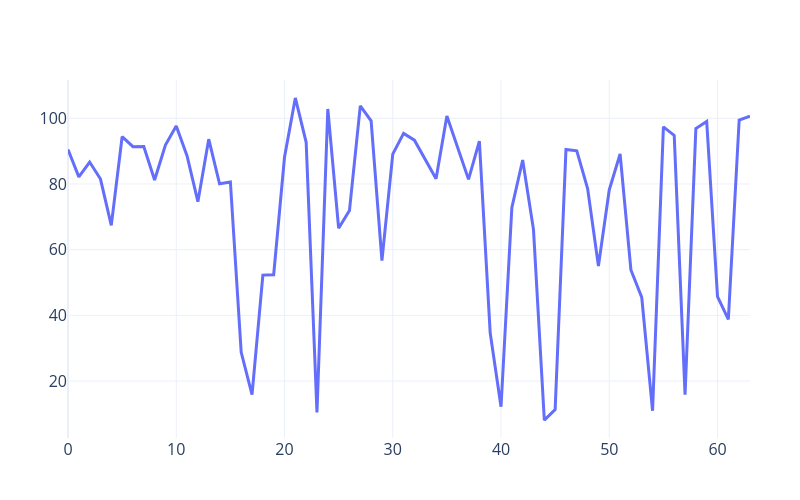

Notebook cell for this chart:
### Code cell
line(np.linalg.norm((x_i@W_K.T).detach().cpu().numpy(), axis=0))

### Figure 1 — Plotly figure (JSON) as saved in the notebook; plotly's stock layout.template omitted (floating-point values rounded to 4 significant figures)
{"data": [{"hovertemplate": "variable=0<br>index=%{x}<br>value=%{y}<extra></extra>", "legendgroup": "0", "line": {"color": "#636efa", "dash": "solid", "width": 3}, "marker": {"size": 8, "symbol": "circle"}, "mode": "lines", "name": "0", "orientation": "v", "showlegend": false, "type": "scatter", "x": [0, 1, 2, 3, 4, 5, 6, 7, 8, 9, 10, 11, 12, 13, 14, 15, 16, 17, 18, 19, 20, 21, 22, 23, 24, 25, 26, 27, 28, 29, 30, 31, 32, 33, 34, 35, 36, 37, 38, 39, 40, 41, 42, 43, 44, 45, 46, 47, 48, 49, 50, 51, 52, 53, 54, 55, 56, 57, 58, 59, 60, 61, 62, 63], "xaxis": "x", "y": [90.51, 82.17, 86.68, 81.5, 67.39, 94.39, 91.36, 91.39, 81.2, 91.87, 97.65, 88.54, 74.6, 93.63, 80.07, 80.6, 28.75, 15.87, 52.25, 52.36, 88.12, 106.2, 92.68, 10.41, 102.9, 66.54, 71.91, 103.8, 99.23, 56.65, 89.08, 95.39, 93.34, 87.5, 81.58, 100.7, 90.69, 81.4, 93.03, 34.66, 12.16, 72.77, 87.29, 66.1, 8.093, 11.3, 90.5, 90.11, 78.63, 55.0, 78.23, 89.14, 53.82, 45.48, 10.93, 97.38, 94.8, 15.82, 96.9, 99.04, 45.67, 38.77, 99.48, 100.6], "yaxis": "y"}], "layout": {"height": 500, "legend": {"font": {"size": 16}, "title": {"text": ""}, "tracegroupgap": 0}, "margin": {"b": 50, "l": 50, "r": 50, "t": 80}, "showlegend": false, "title": {"font": {"family": "Serif", "size": 24}, "text": ""}, "width": 800, "xaxis": {"anchor": "y", "domain": [0, 1], "tickfont": {"size": 16}, "title": {"font": {"size": 18}, "text": ""}}, "yaxis": {"anchor": "x", "domain": [0, 1], "tickfont": {"size": 16}, "title": {"font": {"size": 18}, "text": ""}}}}
